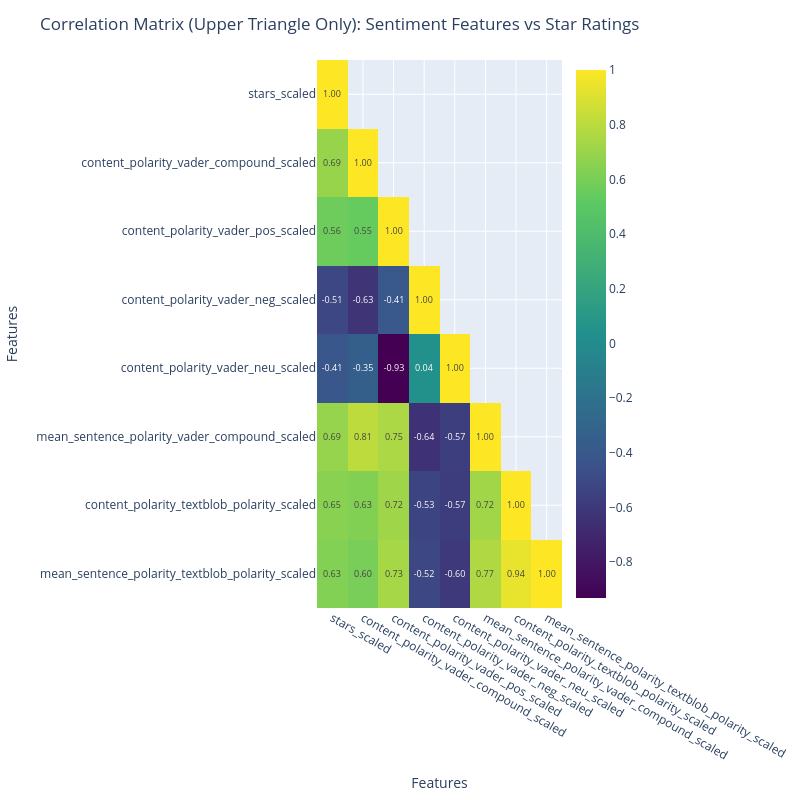

Notebook code cell kept with this figure:
### Code cell
# Select columns for correlation
corr_cols = [
    "stars_scaled",
    "content_polarity_vader_compound_scaled",
    "content_polarity_vader_pos_scaled",
    "content_polarity_vader_neg_scaled",
    "content_polarity_vader_neu_scaled",
    "mean_sentence_polarity_vader_compound_scaled",
    "content_polarity_textblob_polarity_scaled",
    "mean_sentence_polarity_textblob_polarity_scaled"
]

# Compute correlation matrix
corr_matrix = dataset[corr_cols].corr()

# Mask the upper triangle
mask = np.triu(np.ones(corr_matrix.shape), k=1).astype(bool)
corr_masked = corr_matrix.mask(mask)

# Plot interactive heatmap
fig = px.imshow(
    corr_masked.values,
    x=corr_matrix.columns,
    y=corr_matrix.columns,
    color_continuous_scale=ColorPalette.MAIN_PALLETE,
    text_auto=".2f",
    aspect="auto"
)

fig.update_layout(
    title="Correlation Matrix (Upper Triangle Only): Sentiment Features vs Star Ratings",
    xaxis_title="Features",
    yaxis_title="Features",
    width=800,
    height=800
)

fig.show()

### Figure 1 — Plotly figure (JSON) as saved in the notebook; plotly's stock layout.template omitted (floating-point values rounded to 4 significant figures)
{"data": [{"coloraxis": "coloraxis", "hovertemplate": "x: %{x}<br>y: %{y}<br>color: %{z}<extra></extra>", "name": "0", "texttemplate": "%{z:.2f}", "type": "heatmap", "x": ["stars_scaled", "content_polarity_vader_compound_scaled", "content_polarity_vader_pos_scaled", "content_polarity_vader_neg_scaled", "content_polarity_vader_neu_scaled", "mean_sentence_polarity_vader_compound_scaled", "content_polarity_textblob_polarity_scaled", "mean_sentence_polarity_textblob_polarity_scaled"], "xaxis": "x", "y": ["stars_scaled", "content_polarity_vader_compound_scaled", "content_polarity_vader_pos_scaled", "content_polarity_vader_neg_scaled", "content_polarity_vader_neu_scaled", "mean_sentence_polarity_vader_compound_scaled", "content_polarity_textblob_polarity_scaled", "mean_sentence_polarity_textblob_polarity_scaled"], "yaxis": "y", "z": [[1, null, null, null, null, null, null, null], [0.6926, 1, null, null, null, null, null, null], [0.5649, 0.5454, 1, null, null, null, null, null], [-0.5147, -0.629, -0.4052, 1, null, null, null, null], [-0.4123, -0.3456, -0.9314, 0.04455, 1, null, null, null], [0.6875, 0.8081, 0.7534, -0.6438, -0.567, 1, null, null], [0.6482, 0.6263, 0.7169, -0.5296, -0.5725, 0.72, 1, null], [0.6283, 0.5972, 0.7348, -0.5155, -0.5977, 0.7656, 0.9381, 1]]}], "layout": {"coloraxis": {"colorscale": [[0, "#440154"], [0.25, "#3b528b"], [0.5, "#21908d"], [0.75, "#5dc962"], [1, "#fde725"]]}, "height": 800, "margin": {"t": 60}, "title": {"text": "Correlation Matrix (Upper Triangle Only): Sentiment Features vs Star Ratings"}, "width": 800, "xaxis": {"anchor": "y", "domain": [0, 1], "title": {"text": "Features"}}, "yaxis": {"anchor": "x", "autorange": "reversed", "domain": [0, 1], "title": {"text": "Features"}}}}
